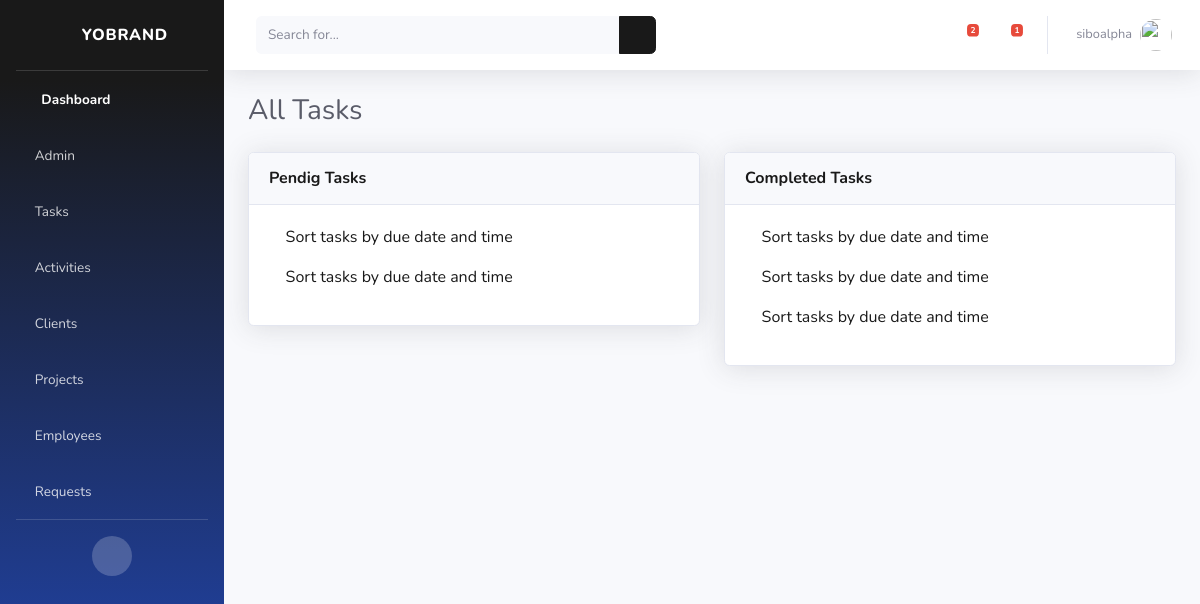
Page /tasks/ (signed in) on the committed database.
### cms/models.py (models this page shows, shortened)
class Task(models.Model):
    title = models.CharField(max_length=40, null=True)
    description = models.TextField(max_length=200, null=True)
    employee = models.ForeignKey(User, on_delete=models.SET_NULL, null=True)
    project = models.ForeignKey(Project, on_delete=models.SET_NULL ,null=True)
    complete = models.BooleanField(default=False)
    due_date = models.DateField(auto_now_add=False, null=True)
    due_time = models.TimeField(auto_now_add=False, null=True)

### cms/views.py (the view)
# urls.py: path('tasks/', views.tasks, name="tasks"),
@login_required(login_url='login')
def tasks(request):
    tasks = Task.objects.filter(employee=request.user).order_by('due_date', 'due_time')
    tasks_notification = Task.objects.filter(employee=request.user, complete = False).count()
    requests = EmployeeRequest.objects.filter(to_user=request.user, is_resolved=False)
    requests_notification = requests.count
    context = {'tasks': tasks, 'tasks_notification': tasks_notification, 'requests': requests, 'requests_notification': requests_notification}
    return render(request, 'cms/tasks.html', context)

### cms/models.py (called while the page is built)
    def shortrequest(self):
        return self.description[0:50]+"..."

### cms/templates/cms/tasks.html
{% extends 'cms/base.html' %}
{% block content %}
<div class="container-fluid">
    <div class="d-sm-flex align-items-center justify-content-between mb-4">
        <h1 class="h3 mb-0 text-gray-800">All Tasks</h1>
    </div>
    <div class="row">
        <div class="col-lg-6">
            <div class="card shadow mb-4">
                <div class="card-header py-3 d-flex flex-row align-items-center justify-content-between">
                    <h6 class="m-0 font-weight-bold text-primary"> Pendig Tasks</h6>
                </div>
                <div class="card-body">
                    {% for task in tasks %}
                    {% if task.complete == False %}
                    <a href="{% url 'task' task.id %}">
                        <p><span><i class="far fa-dot-circle" style='color:red'></i><span> </span>{{task.title}}</p>
                    </a>
                    {% endif %}
                    {% endfor %}
                </div>
            </div>
        </div>
        <div class="col-lg-6">
            <div class="card shadow mb-4">
                <div class="card-header py-3 d-flex flex-row align-items-center justify-content-between">
                    <h6 class="m-0 font-weight-bold text-primary"> Completed Tasks</h6>
                </div>
                <div class="card-body">
                    {% for task in tasks %}
                    {% if task.complete %}
                    <a href="{% url 'task' task.id %}">
                        <p><span><i class="far fa-check-circle" style='color:green'></i><span> </span>{{task.title}}</p>
                    </a>
                    {% endif %}
                    {% endfor %}
                </div>
            </div>
        </div>
    </div>
</div>
{% endblock %}

### cms/templates/cms/base.html (shortened to what this page needs)
<!DOCTYPE html>
{% load static %}
<html lang="en">
<head>
    <link href="{% static 'vendor/fontawesome-free/css/all.min.css' %}" rel="stylesheet" type="text/css">
    <link href="{% static 'css/sb-admin-2.min.css' %}" rel="stylesheet">
</head>
<body id="page-top">
    <div id="wrapper">
        <ul class="navbar-nav bg-gradient-primary sidebar sidebar-dark accordion" id="accordionSidebar">
            <a class="sidebar-brand d-flex align-items-center justify-content-center" href="{% url 'dashboard' %}">
                <div class="sidebar-brand-icon rotate-n-15">
                    <i class="fas fa-laugh-wink"></i>
                </div>
                <div class="sidebar-brand-text mx-3">Yobrand</div>
            </a>
            <hr class="sidebar-divider my-0">
            <li class="nav-item active">
                <a class="nav-link" href="{% url 'dashboard' %}">
                    <i class="fas fa-fw fa-tachometer-alt"></i>
                    <span>Dashboard</span></a>
            </li>
            {% if request.user.is_staff %}
            <li class="nav-item">
                <a class="nav-link collapsed" href="#" data-toggle="collapse" data-target="#menuItemAdminPanel"
                    aria-expanded="true" aria-controls="menuItemAdminPanel">
                    <i class="fas fa-clipboard-list"></i>
                    <span>Admin</span>
                </a>
            </li>
            {% endif %}
            <li class="nav-item">
                <a class="nav-link collapsed" href="#" data-toggle="collapse" data-target="#menuItemTasks"
                    aria-expanded="true" aria-controls="menuItemTasks">
                    <i class="fas fa-clipboard-list"></i>
                    <span>Tasks</span>
                </a>
            </li>
            <li class="nav-item">
                <a class="nav-link collapsed" href="#" data-toggle="collapse" data-target="#menuItemActivities"
                    aria-expanded="true" aria-controls="menuItemActivities">
                    <i class="fas fa-network-wired"></i>
                    <span>Activities</span>
                </a>
            </li>
            <li class="nav-item">
                <a class="nav-link collapsed" href="#" data-toggle="collapse" data-target="#menuItemClients"
                    aria-expanded="true" aria-controls="menuItemClients">
                    <i class="fas fa-users"></i>
                    <span>Clients</span>
                </a>
            </li>
            <li class="nav-item">
                <a class="nav-link collapsed" href="#" data-toggle="collapse" data-target="#menuItemProjects"
                    aria-expanded="true" aria-controls="menuItemProjects">
                    <i class="fas fa-database"></i>
                    <span>Projects</span>
                </a>
            </li>
            <li class="nav-item">
                <a class="nav-link collapsed" href="#" data-toggle="collapse" data-target="#menuItemEmployees"
                    aria-expanded="true" aria-controls="menuItemEmployees">
                    <i class="fas fa-users"></i>
                    <span>Employees</span>
                </a>
            </li>
            <li class="nav-item">
                <a class="nav-link collapsed" href="#" data-toggle="collapse" data-target="#menuItemRequests"
                    aria-expanded="true" aria-controls="menuItemRequests">
                    <i class="fas fa-comments"></i>
                    <span>Requests</span>
                </a>
            </li>
            <hr class="sidebar-divider d-none d-md-block">
            <div class="text-center d-none d-md-inline">
                <button class="rounded-circle border-0" id="sidebarToggle"></button>
            </div>
        </ul>
        <div id="content-wrapper" class="d-flex flex-column">
            <div id="content">
                <nav class="navbar navbar-expand navbar-light bg-white topbar mb-4 static-top shadow">
                    <form
                        class="d-none d-sm-inline-block form-inline mr-auto ml-md-3 my-2 my-md-0 mw-100 navbar-search">
                        <div class="input-group">
                            <input type="text" class="form-control bg-light border-0 small" placeholder="Search for..."
                                aria-label="Search" aria-describedby="basic-addon2">
                            <div class="input-group-append">
                                <button class="btn btn-primary" type="button">
                                    <i class="fas fa-search fa-sm"></i>
                                </button>
                            </div>
                        </div>
                    </form>
                    <ul class="navbar-nav ml-auto">
                        <li class="nav-item dropdown no-arrow mx-1">
                            <a class="nav-link dropdown-toggle" href="#" id="alertsDropdown" role="button"
                                data-toggle="dropdown" aria-haspopup="true" aria-expanded="false">
                                <i class="fas fa-bell fa-fw"></i>
                                {% if tasks_notification %}
                                <span class="badge badge-danger badge-counter">{{tasks_notification}}</span>
                                {% endif %}
                            </a>
                        </li>
                        <li class="nav-item dropdown no-arrow mx-1">
                            <a class="nav-link dropdown-toggle" href="#" id="messagesDropdown" role="button"
                                data-toggle="dropdown" aria-haspopup="true" aria-expanded="false">
                                <i class="fas fa-comments"></i>
                                <span class="badge badge-danger badge-counter">{{requests_notification}}</span>
                            </a>
                        </li>
                        <li class="nav-item dropdown no-arrow">
                            <a class="nav-link dropdown-toggle" href="#" id="userDropdown" role="button"
                                data-toggle="dropdown" aria-haspopup="true" aria-expanded="false">
                                <span class="mr-2 d-none d-lg-inline text-gray-600 small">{{request.user}}</span>
                                <img class="img-profile rounded-circle" src="{% static 'img/undraw_profile.svg' %}">
                            </a>
                        </li>
                    </ul>
                </nav>
                {% block content%}
                {% endblock %}
</body>
</html>

### rows in the picture
Task: title "Sort tasks by due date and time"
Task: title "Sort tasks by due date and time"
Task: title "Sort tasks by due date and time"
Task: title "Sort tasks by due date and time"
Task: title "Sort tasks by due date and time"

### other values in the picture
{{ tasks_notification }} "2"
{{ requests_notification }} "1"
{{ request.user }} "siboalpha"
